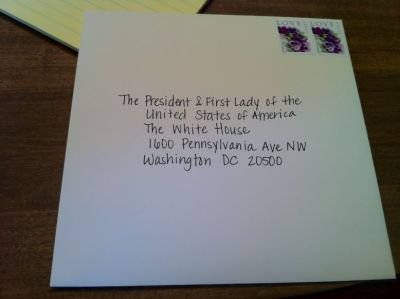
#> input picture OpenCV/hand_writing_image.jpg, 400 x 299 px
$ python example_10.py
#> lines starting #> are read from the running program, lines starting #| are printed output that depends on the picture; after the words box and inside, x2 and y2 are one past the last pixel; in counts of white or black regions, pixels touching at a corner belong together
import cv2

#cv2.adaptiveThreshold(image,max_value,adaptive_method,type,block_size,C) 적응 임계점 처리 함수
"""
-max_value: 임계 값을 넘었을 때 적용할 값
-adaptvie_method:임계 값을 결정하는 계산 방법
ADAPTVIE_THRESH_MEAN_C:주변 영역의 평균값으로 결정
ADAPTVIE_THRESH_GAUSSIAN_C
-type:임계점을 처리하는 방식
-block_size:임계 값을 적용할 영역의 크기
-C: 평균이나 가중 평균에서 차감할

Adaptive Threshold를 이용하며느 전체 픽셀을 기준으로 임계 값을 적용하지 않음
"""

image =cv2.imread('hand_writing_image.jpg',cv2.IMREAD_GRAYSCALE)
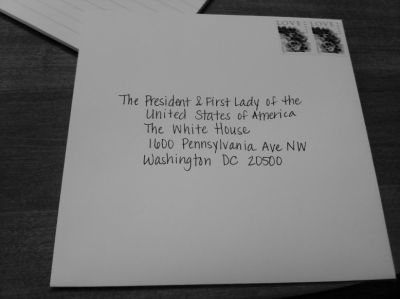
#> image: shape (299, 400); min 0, max 181, mean 115.4

thres1 = cv2.adaptiveThreshold(image,255,cv2.ADAPTIVE_THRESH_MEAN_C,cv2.THRESH_BINARY,21,3)
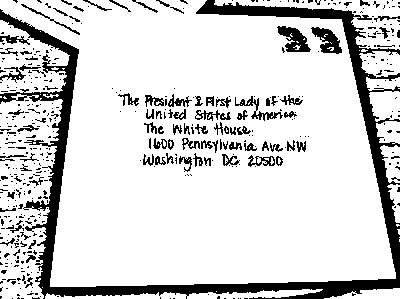
#> thres1: shape (299, 400); 83.5% white; 466 black regions (376 under 20 px), largest, box (x1, y1, x2, y2) and area: (0, 0, 400, 299) 12477, (277, 26, 311, 52) 471, (311, 27, 342, 54) 431
thres2 = cv2.adaptiveThreshold(image,255,cv2.ADAPTIVE_THRESH_GAUSSIAN_C,cv2.THRESH_BINARY,21,3)
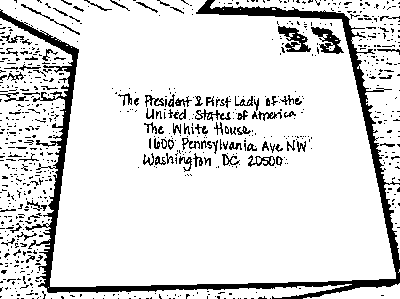
#> thres2: shape (299, 400); 87% white; 769 black regions (670 under 20 px), largest, box (x1, y1, x2, y2) and area: (0, 0, 400, 299) 8087, (278, 26, 311, 52) 400, (311, 27, 344, 54) 386

cv2.imshow('Image',thres1)
cv2.waitKey(0)

cv2.imshow('Image',thres2)
cv2.waitKey(0)
